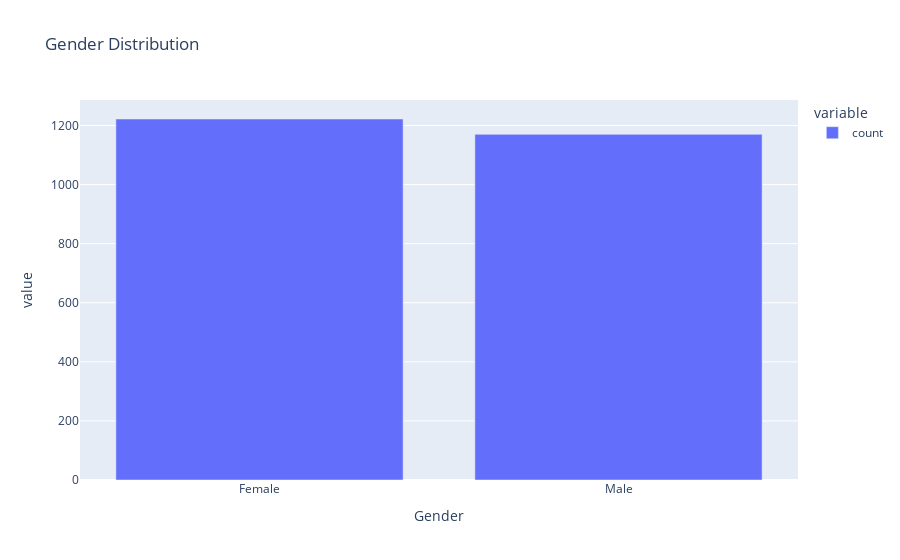

The cell this chart's notebook holds for it:
### Code cell
## 0 --- male 
## 1 --- female
gender_labels = {0: 'Male', 1: 'Female'}
count = data['Gender'].value_counts().rename(index=gender_labels)
fig = px.bar(count, title='Gender Distribution')
fig.show()

### Figure 1 — Plotly figure (JSON) as saved in the notebook; plotly's stock layout.template omitted (floating-point values rounded to 4 significant figures)
{"data": [{"alignmentgroup": "True", "hovertemplate": "variable=count<br>Gender=%{x}<br>value=%{y}<extra></extra>", "legendgroup": "count", "marker": {"color": "#636efa", "pattern": {"shape": ""}}, "name": "count", "offsetgroup": "count", "orientation": "v", "showlegend": true, "textposition": "auto", "type": "bar", "x": ["Female", "Male"], "xaxis": "x", "y": [1222, 1170], "yaxis": "y"}], "layout": {"autosize": true, "barmode": "relative", "legend": {"title": {"text": "variable"}, "tracegroupgap": 0}, "title": {"text": "Gender Distribution"}, "xaxis": {"anchor": "y", "autorange": true, "domain": [0, 1], "range": [-0.5, 1.5], "title": {"text": "Gender"}, "type": "category"}, "yaxis": {"anchor": "x", "autorange": true, "domain": [0, 1], "range": [0, 1286.0], "title": {"text": "value"}, "type": "linear"}}}
